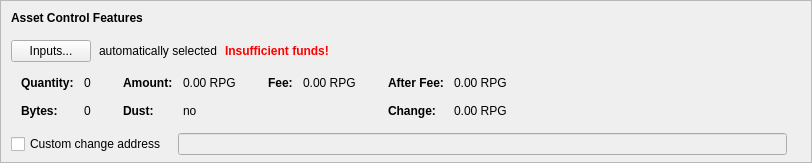
      <widget class="QFrame" name="frameAssetControl">
       <property name="sizePolicy">
        <sizepolicy hsizetype="Expanding" vsizetype="Fixed">
         <horstretch>0</horstretch>
         <verstretch>0</verstretch>
        </sizepolicy>
       </property>
       <property name="maximumSize">
        <size>
         <width>16777215</width>
         <height>16777215</height>
        </size>
       </property>
       <property name="frameShape">
        <enum>QFrame::StyledPanel</enum>
       </property>
       <property name="frameShadow">
        <enum>QFrame::Sunken</enum>
       </property>
       <layout class="QVBoxLayout" name="verticalLayoutAssetControl2">
        <property name="spacing">
         <number>0</number>
        </property>
        <property name="leftMargin">
         <number>0</number>
        </property>
        <property name="topMargin">
         <number>0</number>
        </property>
        <property name="rightMargin">
         <number>0</number>
        </property>
        <property name="bottomMargin">
         <number>6</number>
        </property>
        <item>
         <layout class="QVBoxLayout" name="verticalLayoutAssetControl" stretch="0,0,0,0,1">
          <property name="spacing">
           <number>0</number>
          </property>
          <property name="leftMargin">
           <number>10</number>
          </property>
          <property name="topMargin">
           <number>10</number>
          </property>
          <item>
           <layout class="QHBoxLayout" name="horizontalLayoutAssetControl1">
            <property name="bottomMargin">
             <number>15</number>
            </property>
            <item>
             <widget class="QLabel" name="labelAssetControlFeatures">
              <property name="sizePolicy">
               <sizepolicy hsizetype="Preferred" vsizetype="Maximum">
                <horstretch>0</horstretch>
                <verstretch>0</verstretch>
               </sizepolicy>
              </property>
              <property name="font">
               <font>
                <weight>75</weight>
                <bold>true</bold>
               </font>
              </property>
              <property name="styleSheet">
               <string notr="true">font-weight:bold;</string>
              </property>
              <property name="text">
               <string>Asset Control Features</string>
              </property>
             </widget>
            </item>
           </layout>
          </item>
          <item>
           <layout class="QHBoxLayout" name="horizontalLayoutAssetControl2" stretch="0,0,0,0">
            <property name="spacing">
             <number>8</number>
            </property>
            <property name="bottomMargin">
             <number>10</number>
            </property>
            <item>
             <widget class="QPushButton" name="pushButtonAssetControl">
              <property name="styleSheet">
               <string notr="true"/>
              </property>
              <property name="text">
               <string>Inputs...</string>
              </property>
              <property name="autoDefault">
               <bool>false</bool>
              </property>
             </widget>
            </item>
            <item>
             <widget class="QLabel" name="labelAssetControlAutomaticallySelected">
              <property name="text">
               <string>automatically selected</string>
              </property>
              <property name="margin">
               <number>5</number>
              </property>
             </widget>
            </item>
            <item>
             <widget class="QLabel" name="labelAssetControlInsuffFunds">
              <property name="font">
               <font>
                <weight>75</weight>
                <bold>true</bold>
               </font>
              </property>
              <property name="styleSheet">
               <string notr="true">color:red;font-weight:bold;</string>
              </property>
              <property name="text">
               <string>Insufficient funds!</string>
              </property>
              <property name="margin">
               <number>5</number>
              </property>
             </widget>
            </item>
            <item>
             <spacer name="horizontalSpacerAssetControl">
              <property name="orientation">
               <enum>Qt::Horizontal</enum>
              </property>
              <property name="sizeHint" stdset="0">
               <size>
                <width>40</width>
                <height>1</height>
               </size>
              </property>
             </spacer>
            </item>
           </layout>
          </item>
          <item>
           <widget class="QWidget" name="widgetAssetControl" native="true">
            <property name="sizePolicy">
             <sizepolicy hsizetype="Preferred" vsizetype="Preferred">
              <horstretch>0</horstretch>
              <verstretch>0</verstretch>
             </sizepolicy>
            </property>
            <property name="minimumSize">
             <size>
              <width>0</width>
              <height>0</height>
             </size>
            </property>
            <property name="styleSheet">
             <string notr="true"/>
            </property>
            <layout class="QHBoxLayout" name="horizontalLayoutAssetControl5">
             <property name="leftMargin">
              <number>0</number>
             </property>
             <property name="topMargin">
              <number>0</number>
             </property>
             <property name="rightMargin">
              <number>0</number>
             </property>
             <property name="bottomMargin">
              <number>0</number>
             </property>
             <item>
              <layout class="QHBoxLayout" name="horizontalLayoutAssetControl3" stretch="0,0,0,1">
               <property name="spacing">
                <number>20</number>
               </property>
               <property name="topMargin">
                <number>0</number>
               </property>
               <property name="bottomMargin">
                <number>10</number>
               </property>
               <item>
                <layout class="QFormLayout" name="formLayoutAssetControl1">
                 <property name="horizontalSpacing">
                  <number>10</number>
                 </property>
                 <property name="verticalSpacing">
                  <number>14</number>
                 </property>
                 <property name="leftMargin">
                  <number>10</number>
                 </property>
                 <property name="topMargin">
                  <number>4</number>
                 </property>
                 <property name="rightMargin">
                  <number>6</number>
                 </property>
                 <item row="0" column="0">
                  <widget class="QLabel" name="labelAssetControlQuantityText">
                   <property name="font">
                    <font>
                     <weight>75</weight>
                     <bold>true</bold>
                    </font>
                   </property>
                   <property name="text">
                    <string>Quantity:</string>
                   </property>
                   <property name="margin">
                    <number>0</number>
                   </property>
                  </widget>
                 </item>
                 <item row="0" column="1">
                  <widget class="QLabel" name="labelAssetControlQuantity">
                   <property name="cursor">
                    <cursorShape>IBeamCursor</cursorShape>
                   </property>
                   <property name="contextMenuPolicy">
                    <enum>Qt::ActionsContextMenu</enum>
                   </property>
                   <property name="text">
                    <string notr="true">0</string>
                   </property>
                   <property name="margin">
                    <number>0</number>
                   </property>
                   <property name="textInteractionFlags">
                    <set>Qt::LinksAccessibleByMouse|Qt::TextSelectableByKeyboard|Qt::TextSelectableByMouse</set>
                   </property>
                  </widget>
                 </item>
                 <item row="1" column="0">
                  <widget class="QLabel" name="labelAssetControlBytesText">
                   <property name="font">
                    <font>
                     <weight>75</weight>
                     <bold>true</bold>
                    </font>
                   </property>
                   <property name="text">
                    <string>Bytes:</string>
                   </property>
                  </widget>
                 </item>
                 <item row="1" column="1">
                  <widget class="QLabel" name="labelAssetControlBytes">
                   <property name="cursor">
                    <cursorShape>IBeamCursor</cursorShape>
                   </property>
                   <property name="contextMenuPolicy">
                    <enum>Qt::ActionsContextMenu</enum>
                   </property>
                   <property name="text">
                    <string notr="true">0</string>
                   </property>
                   <property name="textInteractionFlags">
                    <set>Qt::LinksAccessibleByMouse|Qt::TextSelectableByKeyboard|Qt::TextSelectableByMouse</set>
                   </property>
                  </widget>
                 </item>
                </layout>
               </item>
               <item>
                <layout class="QFormLayout" name="formLayoutAssetControl2">
                 <property name="horizontalSpacing">
                  <number>10</number>
                 </property>
                 <property name="verticalSpacing">
                  <number>14</number>
                 </property>
                 <property name="leftMargin">
                  <number>6</number>
                 </property>
                 <property name="topMargin">
                  <number>4</number>
                 </property>
                 <property name="rightMargin">
                  <number>6</number>
                 </property>
                 <item row="0" column="0">
                  <widget class="QLabel" name="labelAssetControlAmountText">
                   <property name="font">
                    <font>
                     <weight>75</weight>
                     <bold>true</bold>
                    </font>
                   </property>
                   <property name="text">
                    <string>Amount:</string>
                   </property>
                   <property name="margin">
                    <number>0</number>
                   </property>
                  </widget>
                 </item>
                 <item row="0" column="1">
                  <widget class="QLabel" name="labelAssetControlAmount">
                   <property name="cursor">
                    <cursorShape>IBeamCursor</cursorShape>
                   </property>
                   <property name="contextMenuPolicy">
                    <enum>Qt::ActionsContextMenu</enum>
                   </property>
                   <property name="text">
                    <string notr="true">0.00 RPG</string>
                   </property>
                   <property name="textInteractionFlags">
                    <set>Qt::LinksAccessibleByMouse|Qt::TextSelectableByKeyboard|Qt::TextSelectableByMouse</set>
                   </property>
                  </widget>
                 </item>
                 <item row="1" column="0">
                  <widget class="QLabel" name="labelAssetControlLowOutputText">
                   <property name="font">
                    <font>
                     <weight>75</weight>
                     <bold>true</bold>
                    </font>
                   </property>
                   <property name="text">
                    <string>Dust:</string>
                   </property>
                  </widget>
                 </item>
                 <item row="1" column="1">
                  <widget class="QLabel" name="labelAssetControlLowOutput">
                   <property name="cursor">
                    <cursorShape>IBeamCursor</cursorShape>
                   </property>
                   <property name="contextMenuPolicy">
                    <enum>Qt::ActionsContextMenu</enum>
                   </property>
                   <property name="text">
                    <string notr="true">no</string>
                   </property>
                   <property name="textInteractionFlags">
                    <set>Qt::LinksAccessibleByMouse|Qt::TextSelectableByKeyboard|Qt::TextSelectableByMouse</set>
                   </property>
                  </widget>
                 </item>
                </layout>
               </item>
               <item>
                <layout class="QFormLayout" name="formLayoutAssetControl3">
                 <property name="horizontalSpacing">
                  <number>10</number>
                 </property>
                 <property name="verticalSpacing">
                  <number>14</number>
                 </property>
                 <property name="leftMargin">
                  <number>6</number>
                 </property>
                 <property name="topMargin">
                  <number>4</number>
                 </property>
                 <property name="rightMargin">
                  <number>6</number>
                 </property>
                 <item row="0" column="0">
                  <widget class="QLabel" name="labelAssetControlFeeText">
                   <property name="font">
                    <font>
                     <weight>75</weight>
                     <bold>true</bold>
                    </font>
                   </property>
                   <property name="text">
                    <string>Fee:</string>
                   </property>
                   <property name="margin">
                    <number>0</number>
                   </property>
                  </widget>
                 </item>
                 <item row="0" column="1">
                  <widget class="QLabel" name="labelAssetControlFee">
                   <property name="cursor">
                    <cursorShape>IBeamCursor</cursorShape>
                   </property>
                   <property name="contextMenuPolicy">
                    <enum>Qt::ActionsContextMenu</enum>
                   </property>
                   <property name="text">
                    <string notr="true">0.00 RPG</string>
                   </property>
                   <property name="textInteractionFlags">
                    <set>Qt::LinksAccessibleByMouse|Qt::TextSelectableByKeyboard|Qt::TextSelectableByMouse</set>
                   </property>
                  </widget>
                 </item>
                </layout>
               </item>
               <item>
                <layout class="QFormLayout" name="formLayoutAssetControl4">
                 <property name="horizontalSpacing">
                  <number>10</number>
                 </property>
                 <property name="verticalSpacing">
                  <number>14</number>
                 </property>
                 <property name="leftMargin">
                  <number>6</number>
                 </property>
                 <property name="topMargin">
                  <number>4</number>
                 </property>
                 <property name="rightMargin">
                  <number>6</number>
                 </property>
                 <item row="0" column="0">
                  <widget class="QLabel" name="labelAssetControlAfterFeeText">
                   <property name="font">
                    <font>
                     <weight>75</weight>
                     <bold>true</bold>
                    </font>
                   </property>
                   <property name="text">
                    <string>After Fee:</string>
                   </property>
                   <property name="margin">
                    <number>0</number>
                   </property>
                  </widget>
                 </item>
                 <item row="0" column="1">
                  <widget class="QLabel" name="labelAssetControlAfterFee">
                   <property name="cursor">
                    <cursorShape>IBeamCursor</cursorShape>
                   </property>
                   <property name="contextMenuPolicy">
                    <enum>Qt::ActionsContextMenu</enum>
                   </property>
                   <property name="text">
                    <string notr="true">0.00 RPG</string>
                   </property>
                   <property name="textInteractionFlags">
                    <set>Qt::LinksAccessibleByMouse|Qt::TextSelectableByKeyboard|Qt::TextSelectableByMouse</set>
                   </property>
                  </widget>
                 </item>
                 <item row="1" column="0">
                  <widget class="QLabel" name="labelAssetControlChangeText">
                   <property name="font">
                    <font>
                     <weight>75</weight>
                     <bold>true</bold>
                    </font>
                   </property>
                   <property name="text">
                    <string>Change:</string>
                   </property>
                  </widget>
                 </item>
                 <item row="1" column="1">
                  <widget class="QLabel" name="labelAssetControlChange">
                   <property name="cursor">
                    <cursorShape>IBeamCursor</cursorShape>
                   </property>
                   <property name="contextMenuPolicy">
                    <enum>Qt::ActionsContextMenu</enum>
                   </property>
                   <property name="text">
                    <string notr="true">0.00 RPG</string>
                   </property>
                   <property name="textInteractionFlags">
                    <set>Qt::LinksAccessibleByMouse|Qt::TextSelectableByKeyboard|Qt::TextSelectableByMouse</set>
                   </property>
                  </widget>
                 </item>
                </layout>
               </item>
              </layout>
             </item>
            </layout>
           </widget>
          </item>
          <item>
           <layout class="QHBoxLayout" name="horizontalLayoutAssetControl4" stretch="0,0,0">
            <property name="spacing">
             <number>12</number>
            </property>
            <property name="sizeConstraint">
             <enum>QLayout::SetDefaultConstraint</enum>
            </property>
            <property name="topMargin">
             <number>5</number>
            </property>
            <property name="rightMargin">
             <number>5</number>
            </property>
            <item>
             <widget class="QCheckBox" name="checkBoxAssetControlChange">
              <property name="toolTip">
               <string>If this is activated, but the change address is empty or invalid, change will be sent to a newly generated address.</string>
              </property>
              <property name="text">
               <string>Custom change address</string>
              </property>
             </widget>
            </item>
            <item>
             <widget class="QValidatedLineEdit" name="lineEditAssetControlChange">
              <property name="enabled">
               <bool>false</bool>
              </property>
              <property name="sizePolicy">
               <sizepolicy hsizetype="Expanding" vsizetype="Fixed">
                <horstretch>0</horstretch>
                <verstretch>0</verstretch>
               </sizepolicy>
              </property>
             </widget>
            </item>
            <item>
             <widget class="QLabel" name="labelAssetControlChangeLabel">
              <property name="sizePolicy">
               <sizepolicy hsizetype="Preferred" vsizetype="Expanding">
                <horstretch>0</horstretch>
                <verstretch>0</verstretch>
               </sizepolicy>
              </property>
              <property name="minimumSize">
               <size>
                <width>0</width>
                <height>0</height>
               </size>
              </property>
              <property name="text">
               <string/>
              </property>
              <property name="margin">
               <number>3</number>
              </property>
             </widget>
            </item>
           </layout>
          </item>
          <item>
           <spacer name="verticalSpacerAssetControl">
            <property name="orientation">
             <enum>Qt::Vertical</enum>
            </property>
            <property name="sizeHint" stdset="0">
             <size>
              <width>800</width>
              <height>1</height>
             </size>
            </property>
           </spacer>
          </item>
         </layout>
        </item>
       </layout>
      </widget>
